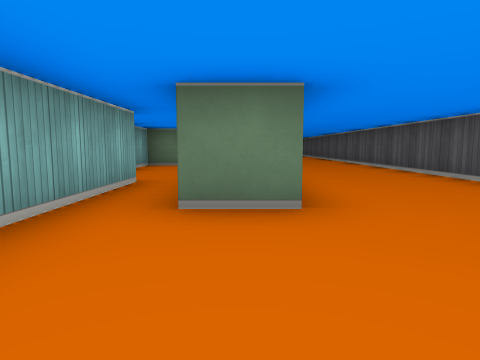
view 1 (above)

15 first-person views from a walk through a cub3D level. The camera is about half as high as the walls, tilts 6° down and sees 75° across. The floor is counted in squares. Each view is taken from the middle of a square. On the plan, view 1 faces up. The plan holds only what a view shows up to about 9 squares ahead; the rest is blank.

view 2
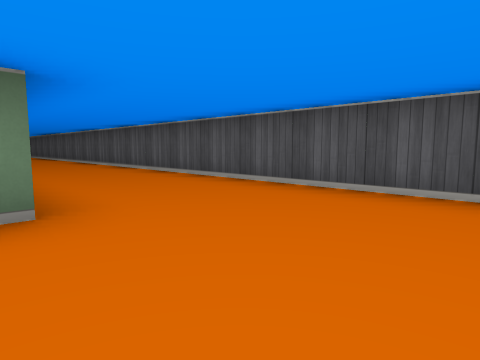

view 3
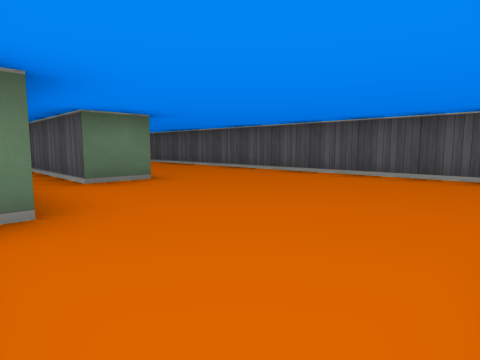

view 4
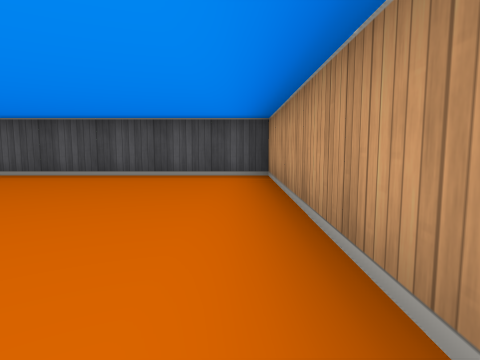

view 5
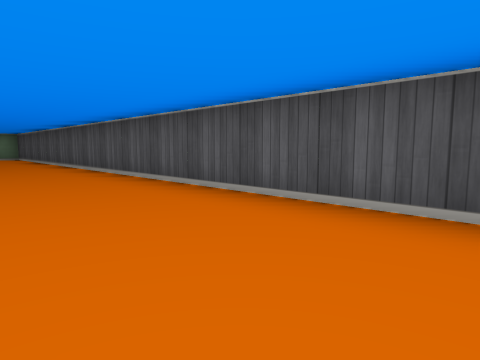

view 6
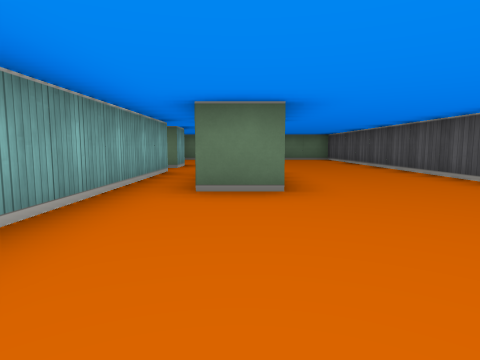

view 7
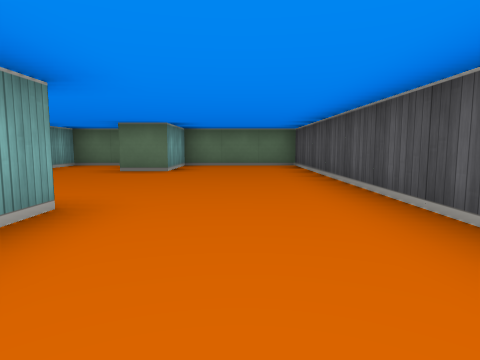

view 8
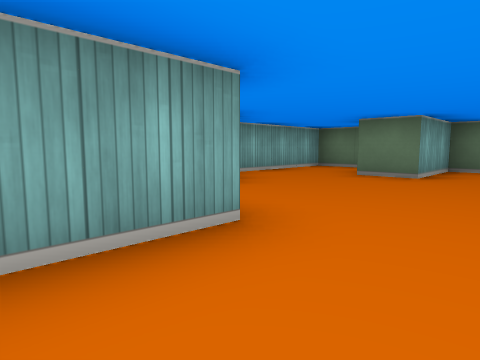

view 9
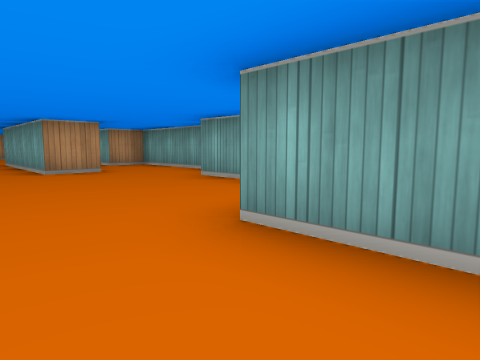

view 10
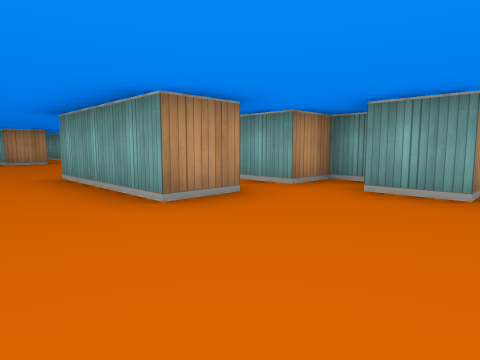

view 11
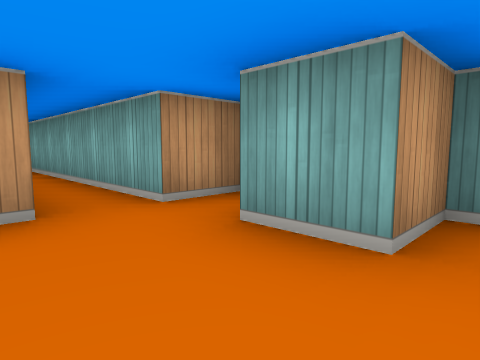

view 12
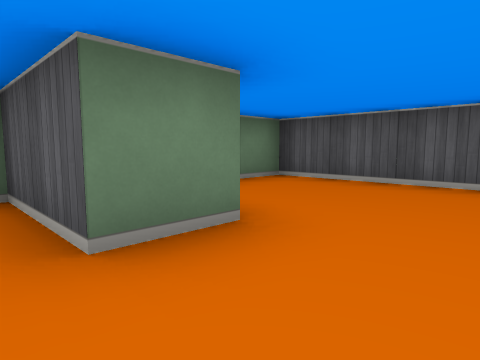

view 13
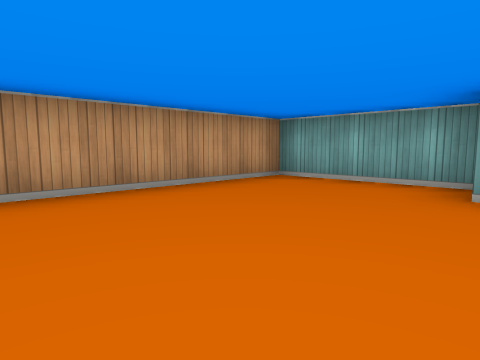

view 14
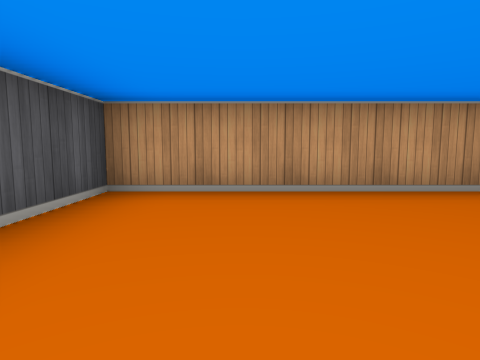

view 15
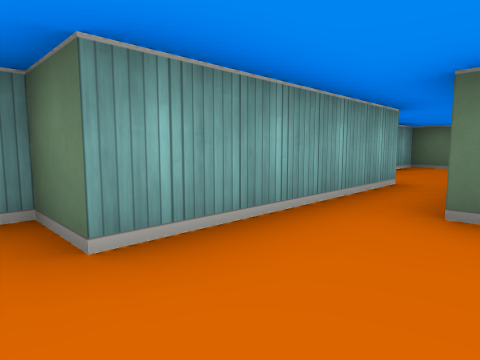

### Floor plan
Points are (right, up) in squares from view 1. A wall is a line through its corners. A room is listed if a view was taken in it or the views show most of it. See-through windows are left out.
Room 1 (views 1, 2, 3, 4, 5, 6, 7, 8, 9, 10, 11, 12, 13, 14, 15)
walls: (-0.6, 6.5) (0.5, 6.5) (0.5, 2.5) (-0.5, 2.5) (-0.5, 5.5); (-0.6, 14.5) (0.5, 14.5) (0.5, 11.5) (-0.5, 11.5); (-2.5, 15.1) (-2.5, 14.5) (-1.5, 14.5) (-1.5, 8.5) (-2.5, 8.5) (-2.5, 4.5) (-1.5, 4.5) (-1.5, 0.5) (-2.5, 0.5) (-2.5, -2.5) (3.5, -2.5) (3.5, 20.5) (0.5, 20.5) (0.5, 18.5) (-0.5, 18.5) (-0.5, 20.5) (-2.5, 20.5) (-2.5, 16.5) (-1.5, 16.5) (-1.5, 15.5)

Positions as (right, up) in squares from view 1, and headings:
1: (0, 0), facing up
2: (0, 0), facing up-right
3: (-2, -2), facing up-right
4: (-2, -2), facing right
5: (1, 6), facing up-right
6: (0, 8), facing up
7: (2, 12), facing up
8: (2, 13), facing up-left
9: (2, 13), facing down-left
10: (2, 17), facing down-left
11: (0, 17), facing down-left
12: (-1, 17), facing up-right
13: (2, 1), facing down-left
14: (2, 1), facing down
15: (0, 0), facing up-left
